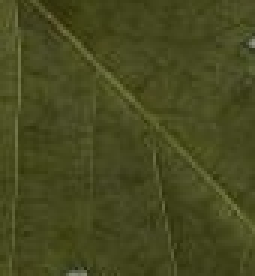
#> input picture navigate/leaf.jpg, 85 x 92 px (shown 3 times larger)
$ python readfiles.py   (older library calls are emulated)
#> lines starting #> are read from the running program, lines starting #| are printed output that depends on the picture; after the words box and inside, x2 and y2 are one past the last pixel; in counts of white or black regions, pixels touching at a corner belong together
from numpy import *
import numpy as np
import matplotlib.pyplot as plt
from scipy.misc import *
import glob
import os


def sep(x,y,fore,back):
	M = shape(y)[0]
	N = shape(y)[1]
	for j in range(M):
		for i in range(N):
			pix = y[j,i]
			F = fore[pix]
			B = back[pix]
			if F > B:
				x[j,i] = 1
			else:
				x[j,i] = 0
	return x

def histograms(filename,leaf,background1,background2):
	norm = 32640
	y = imread(filename)
	Y = y[:,:,2]
	x = np.random.randint(2, size=(shape(y)[0], shape(y)[1]))
	plt.figure(1)
	histy = plt.hist(leaf.ravel(),256,[0,256])[0]
	fore = histy/norm
	hists = plt.hist(background1.ravel(),256,[0,256])[0] + plt.hist(background2.ravel(),256,[0,256])[0]
	back = hists/norm


norm = 32640
leaf = imread('leaf.jpg')
#> leaf is the input picture: shape (92, 85, 3); mean R, G, B 70.9, 73.2, 31.7
background = imread('back.jpg')
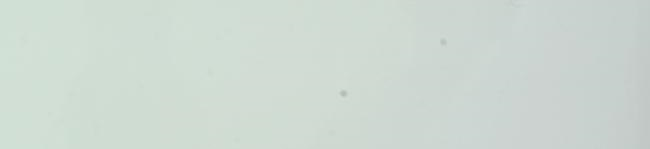
#> input picture navigate/back.jpg, 650 x 149 px
#> background is the input picture: shape (149, 650, 3); mean R, G, B 206.1, 216.9, 209.9
histy = plt.hist(leaf.ravel(),256,[0,256])[0]
#> histy = 256 values, max 948 at index 70, min 0 at index 1, mean 91.64
fore = histy/norm
#> fore = 256 values, max 0.029 at index 70, min 0 at index 1, mean 0.00281
hists = plt.hist(background.ravel(),256,[0,256])[0]
#> hists = 256 values, max 36681 at index 210, min 0 at index 0, mean 1135
back = hists/norm
#> back = 256 values, max 1.12 at index 210, min 0 at index 0, mean 0.0348

input_path = './leaves/'
output_path = './output_segments/'

folders = next(os.walk(input_path))[1]

for folder in folders:
	files = next(os.walk(input_path+folder))[2]

	#create the output folder if it doesn't exist
	if not os.path.exists(output_path + folder):
		os.makedirs(output_path + folder)

	#go through all the images under this label (folder)
	for file in files:
		y = imread(input_path+folder+'/'+file)
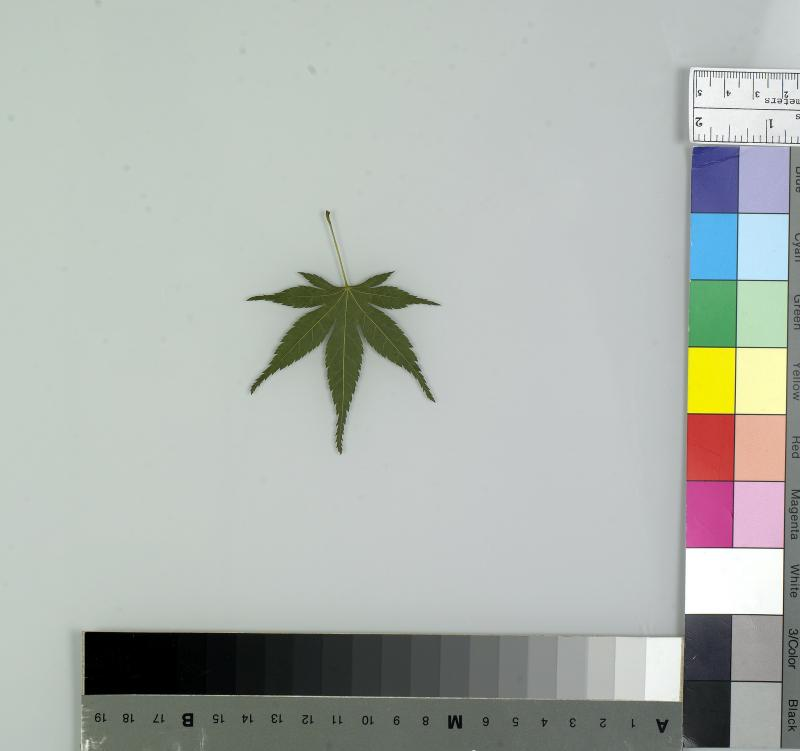
#> input picture navigate/leaves/2/wb1127-03-2.jpg, 800 x 751 px
#> y is the input picture: shape (751, 800, 3); mean R, G, B 174.6, 180, 174.8
		Y = y[:,:,1]
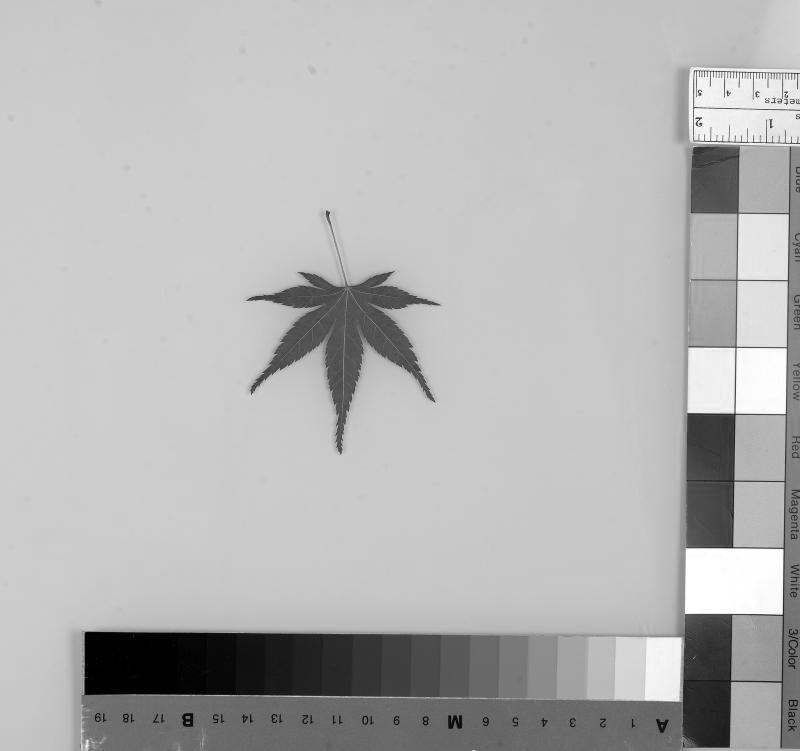
#> Y: shape (751, 800); min 0, max 255, mean 180
		x = np.random.randint(2, size=(shape(y)[0], shape(y)[1]))
		X = sep(x,Y,fore,back)
#> after the loop in sep, `for j in range(M):`:
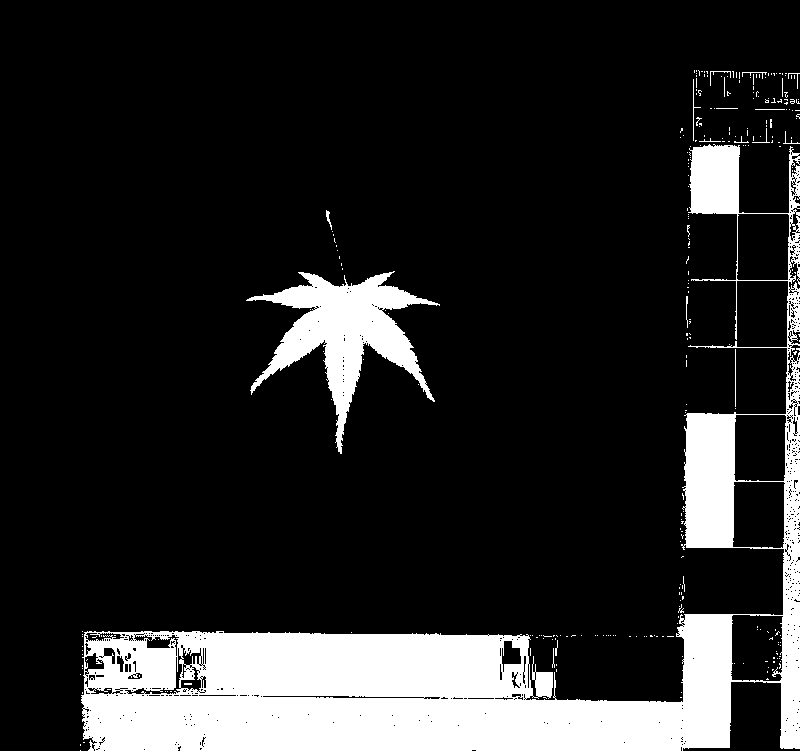
#> x: shape (751, 800) int64; values 0 (black) and 1 (white), 15.8% white; 282 white regions (263 under 20 px), largest, box (x1, y1, x2, y2) and area: (81, 144, 800, 751) 82080, (246, 271, 440, 454) 11399, (693, 79, 701, 141) 69
		imsave(output_path + folder + '/' + file, X)
#> pass 2 of the loop `for folder in folders:`:
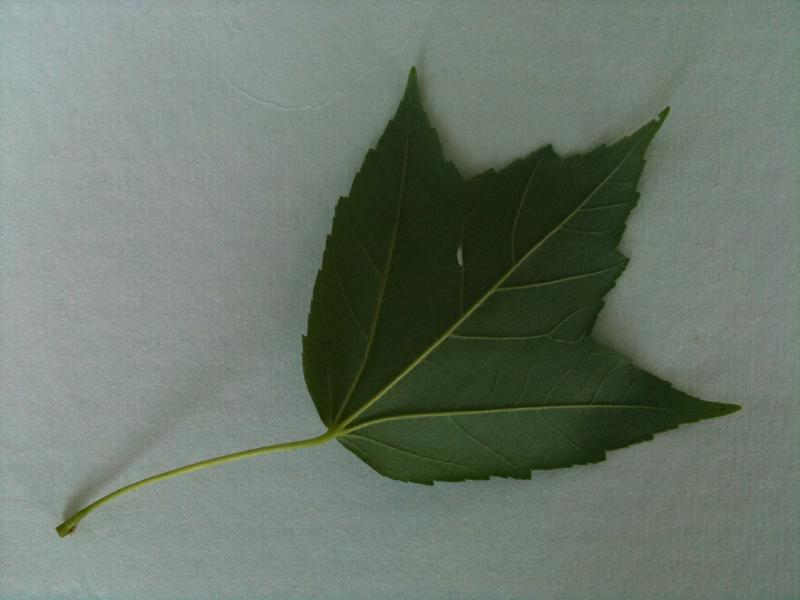
#> input picture navigate/leaves/1/13001155900043.jpg, 800 x 600 px
#> y is the input picture: shape (600, 800, 3); mean R, G, B 107, 118.7, 107.3
#> `Y = y[:,:,1]`:
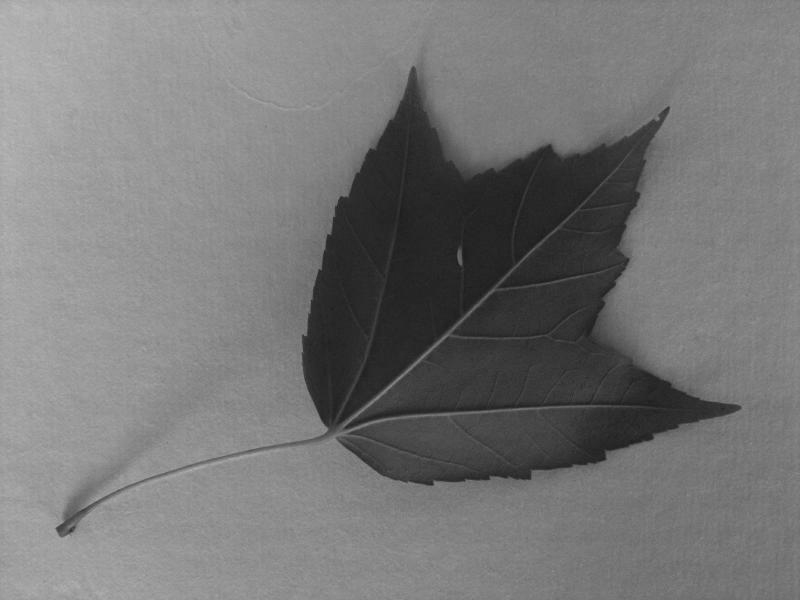
#> Y: shape (600, 800); min 27, max 187, mean 118.7
#> after the loop in sep (call 2), `for j in range(M):`:
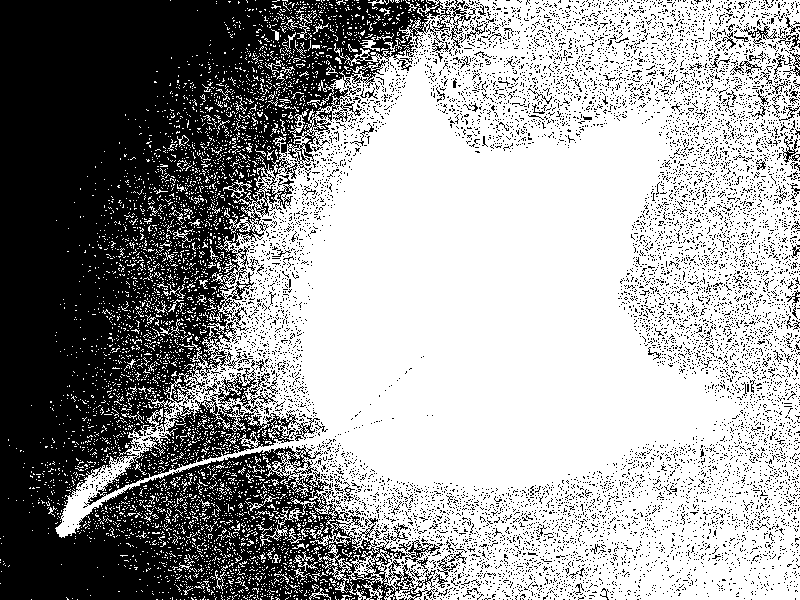
#> x: shape (600, 800) int64; values 0 (black) and 1 (white), 61.2% white; 9175 black regions (9069 under 20 px), largest, box (x1, y1, x2, y2) and area: (0, 0, 471, 600) 158089, (402, 570, 436, 600) 219, (740, 26, 777, 45) 177
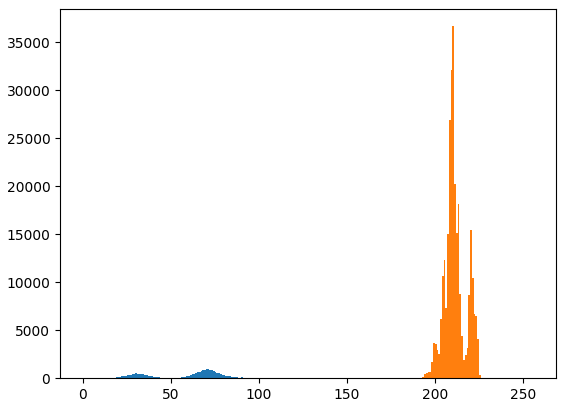
#> figure drawn by matplotlib, 1 panel; tallest bar 948 high, from x = 70 to 71; tallest bar 36681 high, from x = 210 to 211
